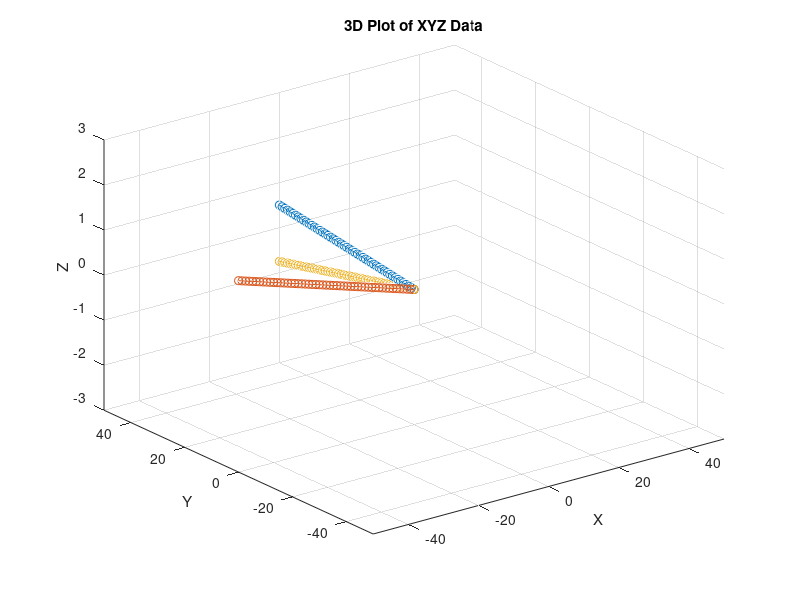

Here is the MATLAB script that generated this plot:
f1 = [0 1 0];
f2 = [-1 0 0];
f3 = [0 1 0];

l1 = [0.01 0.025 0];
l2 = [0.005 0.025 0];
l3 = [-0.015 0.03 0];

moment_f1 = [];
moment_f2 = [];
moment_f3 = [];

for i = 0:100
    edit_f1 = i * f1;
    edit_f2 = i * f2;
    edit_f3 = i * f3;

    now_moment1 = cross(l1, edit_f1);
    now_moment2 = cross(l2, edit_f2);
    now_moment3 = cross(l3, edit_f3);

    wrench_f1 = [edit_f1(1) edit_f1(2) now_moment1(3)]
    wrench_f2 = [edit_f2(1) edit_f2(2) now_moment2(3)]
    wrench_f3 = [edit_f3(1) edit_f3(2) now_moment3(3)]

    moment_f1 = [moment_f1; wrench_f1];
    moment_f2 = [moment_f2; wrench_f2];
    moment_f3 = [moment_f3; wrench_f3];

end

x1 = moment_f1(:, 1);
y1 = moment_f1(:, 2);
z1 = moment_f1(:, 3);

x2 = moment_f2(:, 1);
y2 = moment_f2(:, 2);
z2 = moment_f2(:, 3);

x3 = moment_f3(:, 1);
y3 = moment_f3(:, 2);
z3 = moment_f3(:, 3);

data = [x1, y1, z1];
data2 = [x2, y2, z2];

data_test = cat(1, data, data2)

x_test = data_test(:, 1);
y_test = data_test(:, 2);
z_test = data_test(:, 3);

size(data_test)


% 3次元プロット
figure;  % 新しい図を開始
plot3(x1, y1, z1, 'o-');  % 'o-' は点をプロットし、それらを線で結ぶことを意味します

hold on;

plot3(x2, y2, z2, 'o-');
plot3(x3, y3, z3, 'o-');

grid on;  % グリッドを表示
xlabel('X');  % x軸のラベル
ylabel('Y');  % y軸のラベル
zlabel('Z');  % z軸のラベル

xlim([-50, 50])
ylim([-50, 50])
zlim([-3, 3])
title('3D Plot of XYZ Data');  % タイトル

hold off;